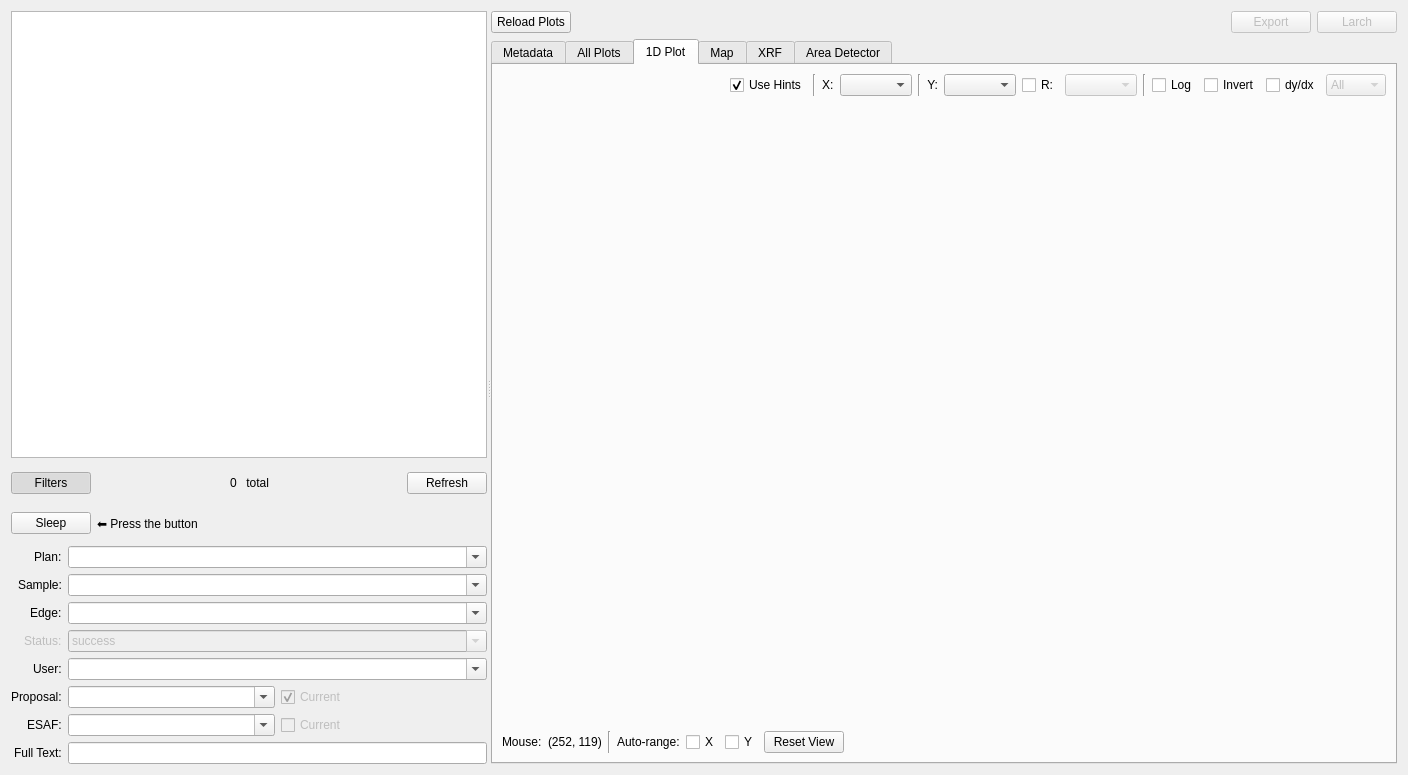
<?xml version="1.0" encoding="UTF-8"?>
<ui version="4.0">
 <class>run_browser_widget</class>
 <widget class="QWidget" name="run_browser_widget">
  <property name="geometry">
   <rect>
    <x>0</x>
    <y>0</y>
    <width>1408</width>
    <height>775</height>
   </rect>
  </property>
  <property name="windowTitle">
   <string>Run Browser</string>
  </property>
  <layout class="QVBoxLayout" name="verticalLayout_3">
   <item>
    <widget class="QSplitter" name="splitter">
     <property name="orientation">
      <enum>Qt::Horizontal</enum>
     </property>
     <widget class="QWidget" name="verticalLayoutWidget">
      <layout class="QVBoxLayout" name="run_list_layout" stretch="1,0,0,0">
       <item>
        <widget class="QTableView" name="run_tableview">
         <property name="sizePolicy">
          <sizepolicy hsizetype="Preferred" vsizetype="Expanding">
           <horstretch>1</horstretch>
           <verstretch>0</verstretch>
          </sizepolicy>
         </property>
         <property name="maximumSize">
          <size>
           <width>16777215</width>
           <height>16777215</height>
          </size>
         </property>
         <property name="baseSize">
          <size>
           <width>100</width>
           <height>0</height>
          </size>
         </property>
         <property name="sortingEnabled">
          <bool>true</bool>
         </property>
        </widget>
       </item>
       <item>
        <layout class="QHBoxLayout" name="filters_button_layout">
         <property name="spacing">
          <number>0</number>
         </property>
         <property name="topMargin">
          <number>0</number>
         </property>
         <item>
          <widget class="RevealButton" name="filters_button">
           <property name="text">
            <string>Filters</string>
           </property>
           <property name="checkable">
            <bool>true</bool>
           </property>
           <property name="checked">
            <bool>true</bool>
           </property>
          </widget>
         </item>
         <item>
          <spacer name="horizontalSpacer_4">
           <property name="orientation">
            <enum>Qt::Horizontal</enum>
           </property>
           <property name="sizeHint" stdset="0">
            <size>
             <width>40</width>
             <height>20</height>
            </size>
           </property>
          </spacer>
         </item>
         <item>
          <widget class="QWidget" name="runs_total_layout" native="true">
           <property name="sizePolicy">
            <sizepolicy hsizetype="Preferred" vsizetype="Preferred">
             <horstretch>0</horstretch>
             <verstretch>0</verstretch>
            </sizepolicy>
           </property>
           <property name="minimumSize">
            <size>
             <width>0</width>
             <height>0</height>
            </size>
           </property>
           <layout class="QHBoxLayout" name="horizontalLayout_9">
            <item>
             <spacer name="horizontalSpacer_6">
              <property name="orientation">
               <enum>Qt::Horizontal</enum>
              </property>
              <property name="sizeHint" stdset="0">
               <size>
                <width>40</width>
                <height>20</height>
               </size>
              </property>
             </spacer>
            </item>
            <item>
             <widget class="QLabel" name="runs_total_label">
              <property name="text">
               <string>0</string>
              </property>
              <property name="margin">
               <number>0</number>
              </property>
             </widget>
            </item>
            <item>
             <widget class="QLabel" name="label_11">
              <property name="text">
               <string> total</string>
              </property>
             </widget>
            </item>
            <item>
             <spacer name="horizontalSpacer_5">
              <property name="orientation">
               <enum>Qt::Horizontal</enum>
              </property>
              <property name="sizeHint" stdset="0">
               <size>
                <width>40</width>
                <height>20</height>
               </size>
              </property>
             </spacer>
            </item>
           </layout>
          </widget>
         </item>
         <item>
          <spacer name="horizontalSpacer">
           <property name="orientation">
            <enum>Qt::Horizontal</enum>
           </property>
           <property name="sizeHint" stdset="0">
            <size>
             <width>40</width>
             <height>20</height>
            </size>
           </property>
          </spacer>
         </item>
         <item>
          <widget class="QPushButton" name="refresh_runs_button">
           <property name="text">
            <string>Refresh</string>
           </property>
          </widget>
         </item>
        </layout>
       </item>
       <item>
        <layout class="QHBoxLayout" name="horizontalLayout_8">
         <property name="topMargin">
          <number>4</number>
         </property>
         <item>
          <widget class="QPushButton" name="sleep_button">
           <property name="text">
            <string>Sleep</string>
           </property>
          </widget>
         </item>
         <item>
          <widget class="QLabel" name="sleep_label">
           <property name="text">
            <string>⬅ Press the button</string>
           </property>
          </widget>
         </item>
         <item>
          <spacer name="horizontalSpacer_8">
           <property name="orientation">
            <enum>Qt::Horizontal</enum>
           </property>
           <property name="sizeHint" stdset="0">
            <size>
             <width>40</width>
             <height>20</height>
            </size>
           </property>
          </spacer>
         </item>
        </layout>
       </item>
       <item>
        <widget class="FiltersWidget" name="filters_widget" native="true">
         <layout class="QVBoxLayout" name="verticalLayout_4">
          <property name="leftMargin">
           <number>0</number>
          </property>
          <property name="topMargin">
           <number>0</number>
          </property>
          <property name="rightMargin">
           <number>0</number>
          </property>
          <property name="bottomMargin">
           <number>0</number>
          </property>
          <item>
           <layout class="QFormLayout" name="filters_layout">
            <property name="labelAlignment">
             <set>Qt::AlignRight|Qt::AlignTrailing|Qt::AlignVCenter</set>
            </property>
            <property name="topMargin">
             <number>6</number>
            </property>
            <item row="0" column="0">
             <widget class="QLabel" name="label_4">
              <property name="text">
               <string>Plan:</string>
              </property>
             </widget>
            </item>
            <item row="0" column="1">
             <widget class="QComboBox" name="filter_plan_combobox">
              <property name="editable">
               <bool>true</bool>
              </property>
              <property name="currentText">
               <string/>
              </property>
             </widget>
            </item>
            <item row="1" column="0">
             <widget class="QLabel" name="label_8">
              <property name="text">
               <string>Sample:</string>
              </property>
             </widget>
            </item>
            <item row="1" column="1">
             <widget class="QComboBox" name="filter_sample_combobox">
              <property name="toolTip">
               <string>The sample composition to look for. Supports regular expression. E.g. Sb.*Te</string>
              </property>
              <property name="editable">
               <bool>true</bool>
              </property>
              <property name="currentText">
               <string/>
              </property>
             </widget>
            </item>
            <item row="2" column="0">
             <widget class="QLabel" name="label_6">
              <property name="text">
               <string>Edge:</string>
              </property>
             </widget>
            </item>
            <item row="2" column="1">
             <widget class="QComboBox" name="filter_edge_combobox">
              <property name="toolTip">
               <string>The X-ray absorption edge, or energy in electron-volts, that an energy scan was collected. Supports regular expressions. E.g. Ni_K</string>
              </property>
              <property name="editable">
               <bool>true</bool>
              </property>
              <property name="currentText">
               <string/>
              </property>
             </widget>
            </item>
            <item row="4" column="0">
             <widget class="QLabel" name="label">
              <property name="text">
               <string>User:</string>
              </property>
             </widget>
            </item>
            <item row="4" column="1">
             <widget class="QComboBox" name="filter_user_combobox">
              <property name="editable">
               <bool>true</bool>
              </property>
              <property name="currentText">
               <string/>
              </property>
             </widget>
            </item>
            <item row="5" column="0">
             <widget class="QLabel" name="label_2">
              <property name="text">
               <string>Proposal:</string>
              </property>
             </widget>
            </item>
            <item row="5" column="1">
             <layout class="QHBoxLayout" name="horizontalLayout_2">
              <item>
               <widget class="QComboBox" name="filter_proposal_combobox">
                <property name="sizePolicy">
                 <sizepolicy hsizetype="Preferred" vsizetype="Expanding">
                  <horstretch>0</horstretch>
                  <verstretch>0</verstretch>
                 </sizepolicy>
                </property>
                <property name="editable">
                 <bool>true</bool>
                </property>
               </widget>
              </item>
              <item>
               <widget class="QCheckBox" name="filter_current_proposal_checkbox">
                <property name="enabled">
                 <bool>false</bool>
                </property>
                <property name="sizePolicy">
                 <sizepolicy hsizetype="Minimum" vsizetype="Minimum">
                  <horstretch>0</horstretch>
                  <verstretch>0</verstretch>
                 </sizepolicy>
                </property>
                <property name="minimumSize">
                 <size>
                  <width>100</width>
                  <height>0</height>
                 </size>
                </property>
                <property name="text">
                 <string>Current</string>
                </property>
                <property name="checked">
                 <bool>true</bool>
                </property>
               </widget>
              </item>
             </layout>
            </item>
            <item row="6" column="0">
             <widget class="QLabel" name="label_3">
              <property name="text">
               <string>ESAF:</string>
              </property>
             </widget>
            </item>
            <item row="6" column="1">
             <layout class="QHBoxLayout" name="horizontalLayout_3">
              <item>
               <widget class="QComboBox" name="filter_esaf_combobox">
                <property name="editable">
                 <bool>true</bool>
                </property>
               </widget>
              </item>
              <item>
               <widget class="QCheckBox" name="filter_current_esaf_checkbox">
                <property name="enabled">
                 <bool>false</bool>
                </property>
                <property name="text">
                 <string>Current</string>
                </property>
                <property name="checkable">
                 <bool>true</bool>
                </property>
                <property name="autoRepeat">
                 <bool>false</bool>
                </property>
               </widget>
              </item>
             </layout>
            </item>
            <item row="7" column="0">
             <widget class="QLabel" name="label_5">
              <property name="text">
               <string>Full Text:</string>
              </property>
             </widget>
            </item>
            <item row="7" column="1">
             <widget class="QLineEdit" name="filter_full_text_lineedit"/>
            </item>
            <item row="3" column="1">
             <widget class="QComboBox" name="filter_exit_status_combobox">
              <property name="enabled">
               <bool>false</bool>
              </property>
              <property name="editable">
               <bool>true</bool>
              </property>
              <property name="currentText">
               <string>success</string>
              </property>
             </widget>
            </item>
            <item row="3" column="0">
             <widget class="QLabel" name="label_9">
              <property name="enabled">
               <bool>false</bool>
              </property>
              <property name="text">
               <string>Status:</string>
              </property>
             </widget>
            </item>
           </layout>
          </item>
         </layout>
        </widget>
       </item>
      </layout>
     </widget>
     <widget class="QWidget" name="verticalLayoutWidget_2">
      <layout class="QVBoxLayout" name="run_details_layout">
       <item>
        <layout class="QHBoxLayout" name="run_buttons_layout">
         <item>
          <widget class="QPushButton" name="reload_plots_button">
           <property name="text">
            <string>Reload Plots</string>
           </property>
          </widget>
         </item>
         <item>
          <spacer name="horizontalSpacer_10">
           <property name="orientation">
            <enum>Qt::Horizontal</enum>
           </property>
           <property name="sizeHint" stdset="0">
            <size>
             <width>40</width>
             <height>20</height>
            </size>
           </property>
          </spacer>
         </item>
         <item>
          <widget class="QPushButton" name="export_button">
           <property name="enabled">
            <bool>false</bool>
           </property>
           <property name="text">
            <string>Export</string>
           </property>
          </widget>
         </item>
         <item>
          <widget class="QPushButton" name="larch_button">
           <property name="enabled">
            <bool>false</bool>
           </property>
           <property name="text">
            <string>Larch</string>
           </property>
          </widget>
         </item>
        </layout>
       </item>
       <item>
        <widget class="QTabWidget" name="detail_tabwidget">
         <property name="enabled">
          <bool>true</bool>
         </property>
         <property name="sizePolicy">
          <sizepolicy hsizetype="Expanding" vsizetype="Expanding">
           <horstretch>5</horstretch>
           <verstretch>0</verstretch>
          </sizepolicy>
         </property>
         <property name="currentIndex">
          <number>2</number>
         </property>
         <widget class="QWidget" name="metadata_tab">
          <attribute name="title">
           <string>Metadata</string>
          </attribute>
          <layout class="QVBoxLayout" name="verticalLayout">
           <item>
            <widget class="QPlainTextEdit" name="metadata_textedit">
             <property name="font">
              <font>
               <family>Monospace</family>
              </font>
             </property>
             <property name="readOnly">
              <bool>true</bool>
             </property>
             <property name="plainText">
              <string/>
             </property>
             <property name="placeholderText">
              <string>Select a run from the table on the left to view metadata.</string>
             </property>
            </widget>
           </item>
          </layout>
         </widget>
         <widget class="QWidget" name="multi_plots_tab">
          <property name="enabled">
           <bool>true</bool>
          </property>
          <attribute name="title">
           <string>All Plots</string>
          </attribute>
          <layout class="QVBoxLayout" name="verticalLayout_5">
           <item>
            <layout class="QHBoxLayout" name="horizontalLayout_10">
             <item>
              <spacer name="horizontalSpacer_7">
               <property name="orientation">
                <enum>Qt::Horizontal</enum>
               </property>
               <property name="sizeHint" stdset="0">
                <size>
                 <width>40</width>
                 <height>20</height>
                </size>
               </property>
              </spacer>
             </item>
             <item>
              <widget class="QCheckBox" name="plot_multi_hints_checkbox">
               <property name="text">
                <string>Use Hints</string>
               </property>
               <property name="checked">
                <bool>true</bool>
               </property>
              </widget>
             </item>
             <item>
              <widget class="QLabel" name="label_10">
               <property name="text">
                <string>X:</string>
               </property>
              </widget>
             </item>
             <item>
              <widget class="QComboBox" name="multi_signal_x_combobox"/>
             </item>
            </layout>
           </item>
           <item>
            <widget class="QScrollArea" name="multiplot_scrollarea">
             <property name="verticalScrollBarPolicy">
              <enum>Qt::ScrollBarAlwaysOn</enum>
             </property>
             <property name="horizontalScrollBarPolicy">
              <enum>Qt::ScrollBarAsNeeded</enum>
             </property>
             <property name="sizeAdjustPolicy">
              <enum>QAbstractScrollArea::AdjustIgnored</enum>
             </property>
             <property name="widgetResizable">
              <bool>true</bool>
             </property>
             <widget class="QWidget" name="scrollAreaWidgetContents">
              <property name="geometry">
               <rect>
                <x>0</x>
                <y>0</y>
                <width>864</width>
                <height>638</height>
               </rect>
              </property>
              <property name="sizePolicy">
               <sizepolicy hsizetype="Preferred" vsizetype="Expanding">
                <horstretch>0</horstretch>
                <verstretch>0</verstretch>
               </sizepolicy>
              </property>
              <layout class="QVBoxLayout" name="verticalLayout_7">
               <item>
                <widget class="BrowserMultiPlotWidget" name="plot_multi_view" native="true">
                 <property name="sizePolicy">
                  <sizepolicy hsizetype="Preferred" vsizetype="Expanding">
                   <horstretch>0</horstretch>
                   <verstretch>0</verstretch>
                  </sizepolicy>
                 </property>
                </widget>
               </item>
              </layout>
             </widget>
            </widget>
           </item>
          </layout>
         </widget>
         <widget class="QWidget" name="plot_1d_tab">
          <property name="enabled">
           <bool>true</bool>
          </property>
          <attribute name="title">
           <string>1D Plot</string>
          </attribute>
          <layout class="QVBoxLayout" name="verticalLayout_6">
           <item>
            <layout class="QHBoxLayout" name="horizontalLayout">
             <item>
              <spacer name="horizontalSpacer_2">
               <property name="orientation">
                <enum>Qt::Horizontal</enum>
               </property>
               <property name="sizeHint" stdset="0">
                <size>
                 <width>40</width>
                 <height>20</height>
                </size>
               </property>
              </spacer>
             </item>
             <item>
              <widget class="QCheckBox" name="plot_1d_hints_checkbox">
               <property name="enabled">
                <bool>true</bool>
               </property>
               <property name="text">
                <string>Use Hints</string>
               </property>
               <property name="checked">
                <bool>true</bool>
               </property>
              </widget>
             </item>
             <item>
              <widget class="Line" name="line_3">
               <property name="orientation">
                <enum>Qt::Vertical</enum>
               </property>
              </widget>
             </item>
             <item>
              <layout class="QHBoxLayout" name="horizontalLayout_6">
               <item>
                <widget class="QLabel" name="signal_x_label">
                 <property name="text">
                  <string>X:</string>
                 </property>
                </widget>
               </item>
               <item>
                <widget class="QComboBox" name="signal_x_combobox"/>
               </item>
              </layout>
             </item>
             <item>
              <widget class="Line" name="line">
               <property name="orientation">
                <enum>Qt::Vertical</enum>
               </property>
              </widget>
             </item>
             <item>
              <layout class="QHBoxLayout" name="horizontalLayout_5">
               <item>
                <widget class="QLabel" name="label_7">
                 <property name="text">
                  <string>Y:</string>
                 </property>
                 <property name="alignment">
                  <set>Qt::AlignRight|Qt::AlignTrailing|Qt::AlignVCenter</set>
                 </property>
                </widget>
               </item>
               <item>
                <widget class="QComboBox" name="signal_y_combobox"/>
               </item>
              </layout>
             </item>
             <item>
              <layout class="QHBoxLayout" name="horizontalLayout_4">
               <item>
                <widget class="QCheckBox" name="signal_r_checkbox">
                 <property name="enabled">
                  <bool>true</bool>
                 </property>
                 <property name="text">
                  <string>R:</string>
                 </property>
                 <property name="checked">
                  <bool>false</bool>
                 </property>
                </widget>
               </item>
               <item>
                <widget class="QComboBox" name="signal_r_combobox">
                 <property name="enabled">
                  <bool>false</bool>
                 </property>
                </widget>
               </item>
              </layout>
             </item>
             <item>
              <widget class="Line" name="line_2">
               <property name="orientation">
                <enum>Qt::Vertical</enum>
               </property>
              </widget>
             </item>
             <item>
              <widget class="QCheckBox" name="logarithm_checkbox">
               <property name="enabled">
                <bool>true</bool>
               </property>
               <property name="text">
                <string>Log</string>
               </property>
              </widget>
             </item>
             <item>
              <widget class="QCheckBox" name="invert_checkbox">
               <property name="enabled">
                <bool>true</bool>
               </property>
               <property name="text">
                <string>Invert</string>
               </property>
              </widget>
             </item>
             <item>
              <widget class="QCheckBox" name="gradient_checkbox">
               <property name="enabled">
                <bool>true</bool>
               </property>
               <property name="text">
                <string>dy/dx</string>
               </property>
              </widget>
             </item>
             <item>
              <widget class="QComboBox" name="comboBox">
               <property name="enabled">
                <bool>false</bool>
               </property>
               <property name="sizePolicy">
                <sizepolicy hsizetype="Preferred" vsizetype="Fixed">
                 <horstretch>0</horstretch>
                 <verstretch>0</verstretch>
                </sizepolicy>
               </property>
               <item>
                <property name="text">
                 <string>All</string>
                </property>
               </item>
               <item>
                <property name="text">
                 <string>Sum</string>
                </property>
               </item>
               <item>
                <property name="text">
                 <string>Avg</string>
                </property>
               </item>
               <item>
                <property name="text">
                 <string>Mean</string>
                </property>
               </item>
              </widget>
             </item>
            </layout>
           </item>
           <item>
            <widget class="Browser1DPlotWidget" name="plot_1d_view" native="true">
             <property name="sizePolicy">
              <sizepolicy hsizetype="Preferred" vsizetype="Expanding">
               <horstretch>0</horstretch>
               <verstretch>0</verstretch>
              </sizepolicy>
             </property>
            </widget>
           </item>
           <item>
            <layout class="QHBoxLayout" name="horizontalLayout_7">
             <item>
              <widget class="QLabel" name="label_12">
               <property name="text">
                <string>Mouse:</string>
               </property>
              </widget>
             </item>
             <item>
              <widget class="QLabel" name="hover_coords_label">
               <property name="text">
                <string>(252, 119)</string>
               </property>
              </widget>
             </item>
             <item>
              <widget class="Line" name="line_4">
               <property name="orientation">
                <enum>Qt::Vertical</enum>
               </property>
              </widget>
             </item>
             <item>
              <widget class="QLabel" name="label_13">
               <property name="text">
                <string>Auto-range:</string>
               </property>
              </widget>
             </item>
             <item>
              <widget class="QCheckBox" name="autorange_1d_x_checkbox">
               <property name="text">
                <string>X</string>
               </property>
              </widget>
             </item>
             <item>
              <widget class="QCheckBox" name="autorange_1d_y_checkbox">
               <property name="text">
                <string>Y</string>
               </property>
              </widget>
             </item>
             <item>
              <widget class="QPushButton" name="autorange_1d_button">
               <property name="text">
                <string>Reset View</string>
               </property>
              </widget>
             </item>
             <item>
              <spacer name="horizontalSpacer_3">
               <property name="orientation">
                <enum>Qt::Horizontal</enum>
               </property>
               <property name="sizeHint" stdset="0">
                <size>
                 <width>40</width>
                 <height>20</height>
                </size>
               </property>
              </spacer>
             </item>
            </layout>
           </item>
          </layout>
         </widget>
         <widget class="QWidget" name="map_tab">
          <property name="enabled">
           <bool>true</bool>
          </property>
          <attribute name="title">
           <string>Map</string>
          </attribute>
          <layout class="QVBoxLayout" name="verticalLayout_2">
           <item>
            <layout class="QHBoxLayout" name="horizontalLayout_11">
             <item>
              <spacer name="horizontalSpacer_9">
               <property name="orientation">
                <enum>Qt::Horizontal</enum>
               </property>
               <property name="sizeHint" stdset="0">
                <size>
                 <width>40</width>
                 <height>20</height>
                </size>
               </property>
              </spacer>
             </item>
             <item>
              <widget class="QCheckBox" name="plot_2d_hints_checkbox">
               <property name="enabled">
                <bool>true</bool>
               </property>
               <property name="toolTip">
                <string>Limits the selectable signals to those marked as &quot;hinted&quot;.</string>
               </property>
               <property name="text">
                <string>Use Hints</string>
               </property>
               <property name="checked">
                <bool>true</bool>
               </property>
              </widget>
             </item>
             <item>
              <layout class="QHBoxLayout" name="horizontalLayout_14">
               <item>
                <widget class="QLabel" name="signal_value_label">
                 <property name="text">
                  <string>Value:</string>
                 </property>
                </widget>
               </item>
               <item>
                <widget class="QComboBox" name="signal_value_combobox">
                 <property name="enabled">
                  <bool>true</bool>
                 </property>
                </widget>
               </item>
              </layout>
             </item>
             <item>
              <widget class="QCheckBox" name="logarithm_checkbox_2d">
               <property name="enabled">
                <bool>true</bool>
               </property>
               <property name="toolTip">
                <string>Plot on a logarithmic scale</string>
               </property>
               <property name="text">
                <string>Log</string>
               </property>
              </widget>
             </item>
             <item>
              <widget class="QCheckBox" name="invert_checkbox_2d">
               <property name="enabled">
                <bool>true</bool>
               </property>
               <property name="toolTip">
                <string>Invert the values in the map</string>
               </property>
               <property name="text">
                <string>Invert</string>
               </property>
              </widget>
             </item>
             <item>
              <widget class="QCheckBox" name="gradient_checkbox_2d">
               <property name="enabled">
                <bool>true</bool>
               </property>
               <property name="toolTip">
                <string>Show the magnitude of the gradient</string>
               </property>
               <property name="text">
                <string>Grad</string>
               </property>
              </widget>
             </item>
             <item>
              <widget class="QComboBox" name="aggregate_combobox_2d">
               <property name="sizePolicy">
                <sizepolicy hsizetype="Preferred" vsizetype="Fixed">
                 <horstretch>0</horstretch>
                 <verstretch>0</verstretch>
                </sizepolicy>
               </property>
               <property name="toolTip">
                <string>What comparison to use if multiple compatible scans have been selected.</string>
               </property>
               <item>
                <property name="text">
                 <string>Median</string>
                </property>
               </item>
               <item>
                <property name="text">
                 <string>Mean</string>
                </property>
               </item>
               <item>
                <property name="text">
                 <string>Sum</string>
                </property>
               </item>
               <item>
                <property name="text">
                 <string>StDev</string>
                </property>
               </item>
               <item>
                <property name="text">
                 <string>Max</string>
                </property>
               </item>
               <item>
                <property name="text">
                 <string>Min</string>
                </property>
               </item>
              </widget>
             </item>
            </layout>
           </item>
           <item>
            <widget class="Browser2DPlotWidget" name="plot_2d_view" native="true">
             <property name="sizePolicy">
              <sizepolicy hsizetype="Preferred" vsizetype="Expanding">
               <horstretch>0</horstretch>
               <verstretch>0</verstretch>
              </sizepolicy>
             </property>
            </widget>
           </item>
          </layout>
         </widget>
         <widget class="QWidget" name="xrf_tab">
          <property name="enabled">
           <bool>false</bool>
          </property>
          <attribute name="title">
           <string>XRF</string>
          </attribute>
         </widget>
         <widget class="QWidget" name="ad_tab">
          <property name="enabled">
           <bool>false</bool>
          </property>
          <attribute name="title">
           <string>Area Detector</string>
          </attribute>
         </widget>
        </widget>
       </item>
      </layout>
     </widget>
    </widget>
   </item>
  </layout>
 </widget>
 <customwidgets>
  <customwidget>
   <class>RevealButton</class>
   <extends>QPushButton</extends>
   <header>firefly.button</header>
  </customwidget>
  <customwidget>
   <class>FiltersWidget</class>
   <extends>QWidget</extends>
   <header>firefly.run_browser.widgets</header>
   <container>1</container>
  </customwidget>
  <customwidget>
   <class>Browser1DPlotWidget</class>
   <extends>QWidget</extends>
   <header>firefly.run_browser.widgets</header>
   <container>1</container>
  </customwidget>
  <customwidget>
   <class>Browser2DPlotWidget</class>
   <extends>QWidget</extends>
   <header>firefly.run_browser.widgets</header>
   <container>1</container>
  </customwidget>
  <customwidget>
   <class>BrowserMultiPlotWidget</class>
   <extends>QWidget</extends>
   <header>firefly.run_browser.widgets</header>
   <container>1</container>
  </customwidget>
 </customwidgets>
 <tabstops>
  <tabstop>run_tableview</tabstop>
  <tabstop>filters_button</tabstop>
  <tabstop>refresh_runs_button</tabstop>
  <tabstop>filter_proposal_combobox</tabstop>
  <tabstop>filter_current_proposal_checkbox</tabstop>
  <tabstop>filter_esaf_combobox</tabstop>
  <tabstop>filter_current_esaf_checkbox</tabstop>
 </tabstops>
 <resources/>
 <connections>
  <connection>
   <sender>filters_button</sender>
   <signal>toggled(bool)</signal>
   <receiver>filters_widget</receiver>
   <slot>setVisible(bool)</slot>
   <hints>
    <hint type="sourcelabel">
     <x>50</x>
     <y>341</y>
    </hint>
    <hint type="destinationlabel">
     <x>149</x>
     <y>365</y>
    </hint>
   </hints>
  </connection>
  <connection>
   <sender>filter_current_esaf_checkbox</sender>
   <signal>toggled(bool)</signal>
   <receiver>filter_esaf_combobox</receiver>
   <slot>setDisabled(bool)</slot>
   <hints>
    <hint type="sourcelabel">
     <x>234</x>
     <y>444</y>
    </hint>
    <hint type="destinationlabel">
     <x>123</x>
     <y>444</y>
    </hint>
   </hints>
  </connection>
  <connection>
   <sender>filter_current_proposal_checkbox</sender>
   <signal>toggled(bool)</signal>
   <receiver>filter_proposal_combobox</receiver>
   <slot>setDisabled(bool)</slot>
   <hints>
    <hint type="sourcelabel">
     <x>234</x>
     <y>411</y>
    </hint>
    <hint type="destinationlabel">
     <x>123</x>
     <y>411</y>
    </hint>
   </hints>
  </connection>
  <connection>
   <sender>signal_r_checkbox</sender>
   <signal>toggled(bool)</signal>
   <receiver>signal_r_combobox</receiver>
   <slot>setEnabled(bool)</slot>
   <hints>
    <hint type="sourcelabel">
     <x>657</x>
     <y>61</y>
    </hint>
    <hint type="destinationlabel">
     <x>741</x>
     <y>61</y>
    </hint>
   </hints>
  </connection>
 </connections>
</ui>
